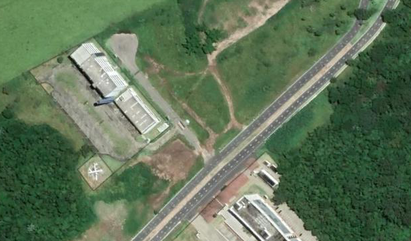
#> input picture src/data/img/template.png, 411 x 241 px, shrunk from 616 x 361 before the run
$ python template_matching_opencv.py
#> lines starting #> are read from the running program, lines starting #| are printed output that depends on the picture; after the words box and inside, x2 and y2 are one past the last pixel; in counts of white or black regions, pixels touching at a corner belong together
import cv2
import matplotlib.image as mpimg


IMAGE_PATH = '../src/data/img/'
template = mpimg.imread(f'{IMAGE_PATH}template.png')
#> template is the input picture: shape (241, 411, 3) float32; mean R, G, B 0.376, 0.456, 0.347
image = mpimg.imread(f'{IMAGE_PATH}full.png')
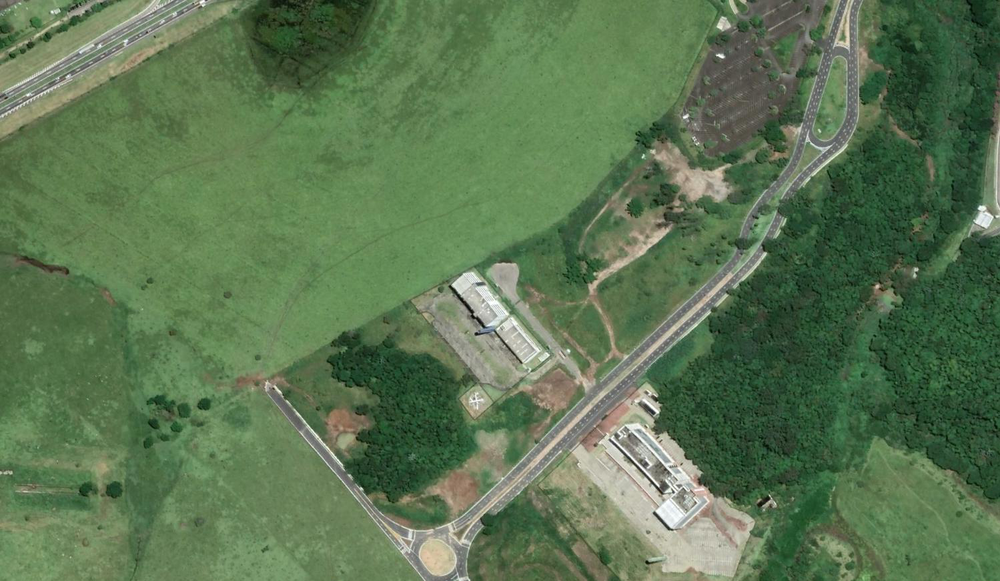
#> input picture src/data/img/full.png, 1000 x 581 px, shrunk from 1499 x 871 before the run
#> image is the input picture: shape (581, 1000, 4) float32; mean R, G, B, A 0.359, 0.46, 0.321, 1

# convertendo imagem template e source para escala de cinza
# retorna um array
imageGray = cv2.cvtColor(image, cv2.COLOR_BGR2GRAY)
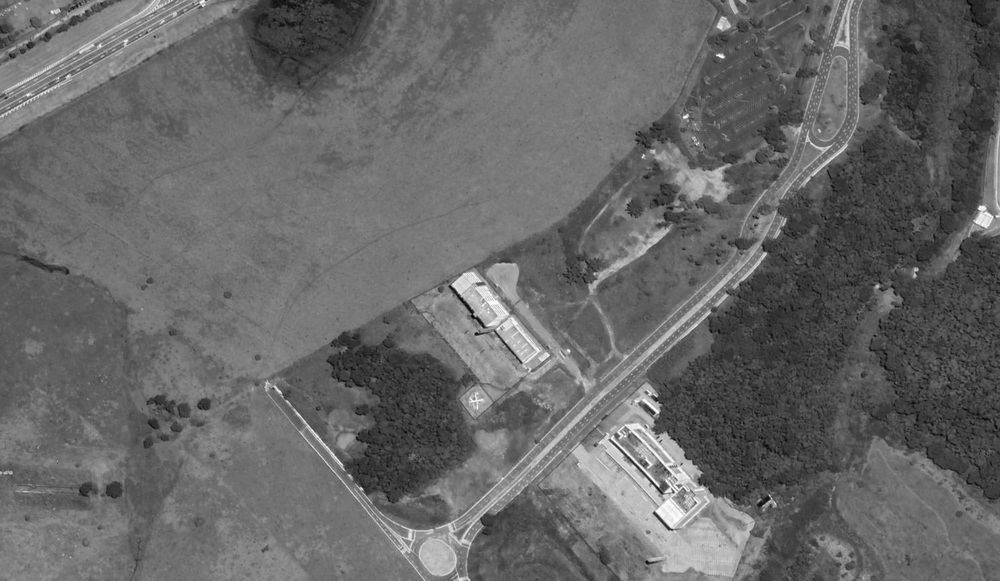
#> imageGray: shape (581, 1000) float32; min 0.0259, max 1, mean 0.407
templateGray = cv2.cvtColor(template, cv2.COLOR_BGR2GRAY)
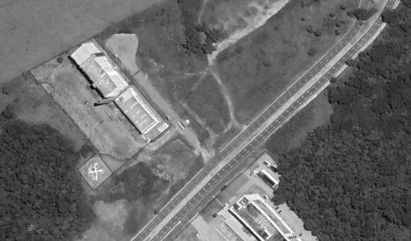
#> templateGray: shape (241, 411) float32; min 0.016, max 1, mean 0.414

result = cv2.matchTemplate(
    imageGray, templateGray,
	cv2.TM_CCOEFF_NORMED  # coeficiente de correlação normalizado
    # template matching method
)
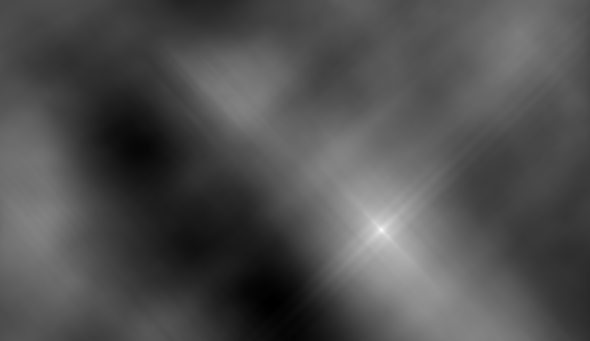
#> result: shape (341, 590) float32; min -0.366, max 0.992, mean 0.0594; drawn with min black and max white

(minVal, maxVal, minLoc, maxLoc) = cv2.minMaxLoc(result)  #  encontrar o local com o maior valor -> a correspondência mais provável
#> minVal = -0.366; maxVal = 0.992; minLoc = (274, 305); maxLoc = (381, 229)

# extraindo as coordenadas e bounding box
(startX, startY) = maxLoc
#> startX = 381; startY = 229
# adicionando a largura e altura do modelo às coordenadas startX e endX
endX = startX + template.shape[1]
#> endX = 792
endY = startY + template.shape[0]
#> endY = 470

# Desenhando a caixa delimitadora (bounding box) detectada na imagem
cv2.rectangle(image, (startX, startY), (endX, endY), (255, 0, 0), 3)
#> image: shape (581, 1000, 4) float32; 1.12% of pixels changed, all inside (x1, y1, x2, y2) = (379, 227, 795, 473)
cv2.imshow("Output", image)  # exibe a imagem
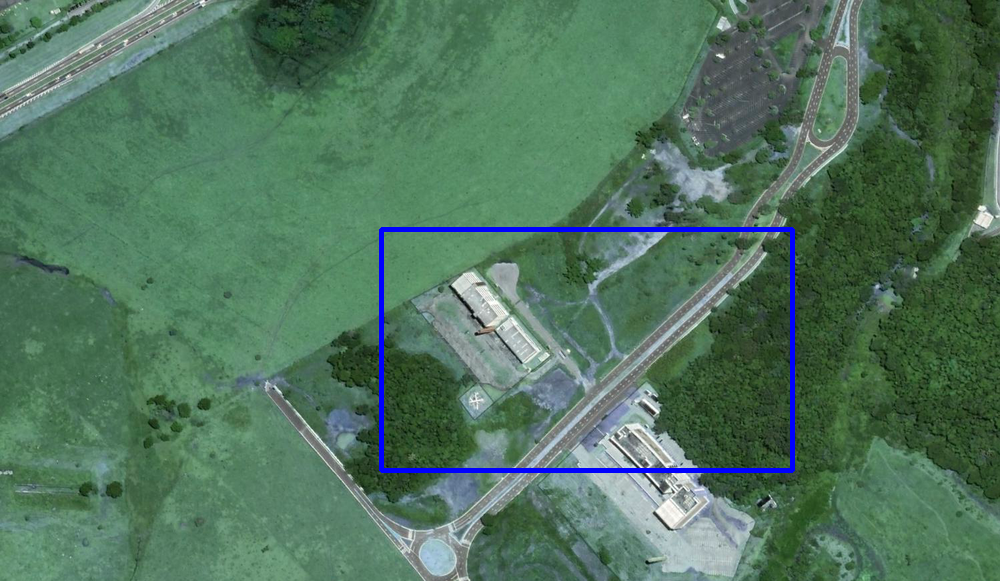
#> window 'Output': shape (581, 1000, 4); mean B, G, R, A 93.4, 116, 80.8, 252.1
cv2.waitKey(0)
